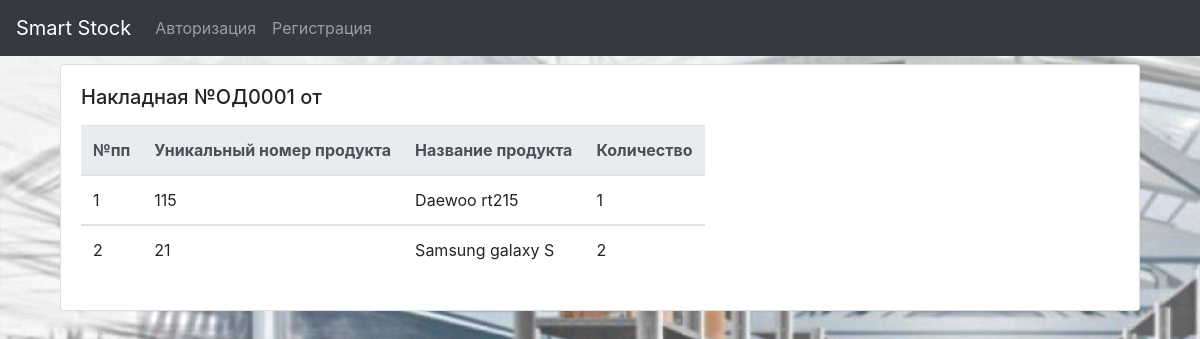
Page /sendProduct.php?send_id=1 on the committed database.
### tables this page shows
CREATE TABLE `send_nom` (
  `id` int(11) NOT NULL COMMENT 'Номер по порядку',
  `id_send_doc` int(11) NOT NULL COMMENT 'ID документа отправки',
  `product_id` varchar(11) NOT NULL COMMENT 'Уникальный номер продукта',
  `products` varchar(255) NOT NULL COMMENT 'Название продукта',
  `size` varchar(255) NOT NULL COMMENT 'Размер',
  `count` int(11) NOT NULL COMMENT 'Количество'
);

### modules/sendProductList.php (the view, shortened to what this page needs)
<?php
    include $_SERVER['DOCUMENT_ROOT'] . '/configs/db.php';
$sqlnom  = "SELECT * FROM send_nom WHERE id_send_doc =" . $_GET['send_id'];
$result_nom = mysqli_query($connect, $sqlnom);
 $i=1;
while ($send_nom = mysqli_fetch_assoc($result_nom)){
?>
    <tbody>
        <tr>
            <td><?php echo $i?></td>
            <td><?php echo $send_nom['product_id'] ?></td>
            <td><?php echo $send_nom['products'] ?></td>
            <td><?php echo $send_nom['count'] ?></td>
        </tr>
    </tbody>
    <?php
   $i++ ;
}
    ?>

### assets/css/my.css (style rules this page uses)
body { background-image: url(../img/455bd824f6049c327f1fc038ec66642a-1240x620.jpg); width: 100%; height: 100%; }

### rows in the picture
send_nom: product "115", products "Daewoo rt215", count "1"
send_nom: product "21", products "Samsung galaxy S", count "2"

### other values in the picture
$_GET['send_id'] "1"
